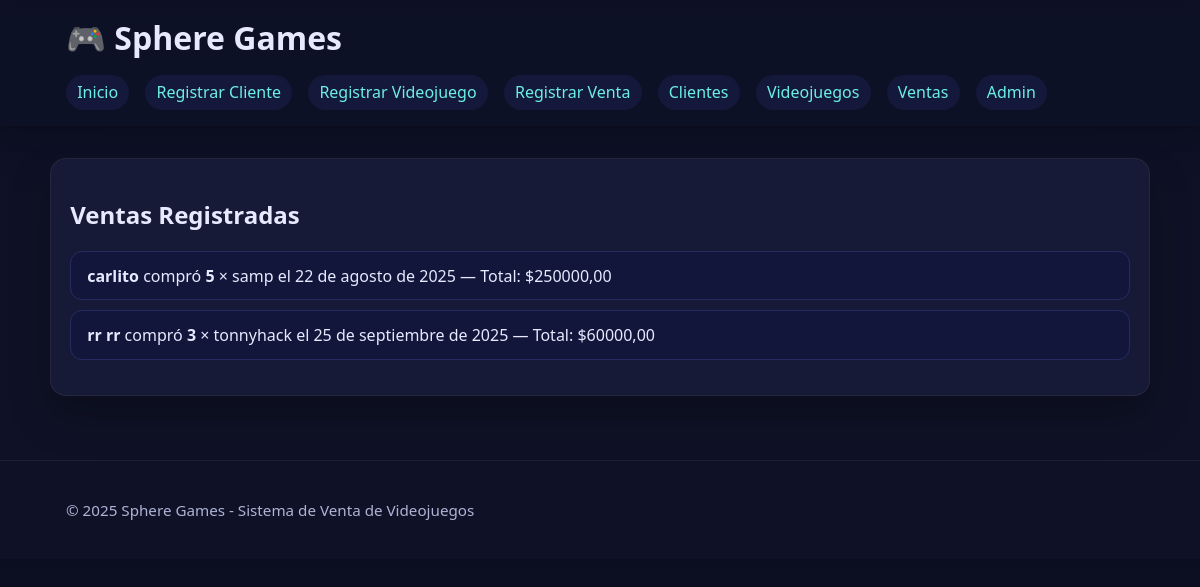
/ventas/, run on the app's committed database.
### juegos/models.py (models this page shows, shortened)
class Venta(models.Model):
    cliente = models.ForeignKey(Cliente, on_delete=models.CASCADE)
    videojuego = models.ForeignKey(Videojuego, on_delete=models.CASCADE)
    fecha = models.DateField(auto_now_add=True)
    cantidad = models.PositiveIntegerField()
    total = models.DecimalField(max_digits=10, decimal_places=2, editable=False)

class Cliente(models.Model):
    nombre = models.CharField(max_length=100)
    correo = models.EmailField(unique=True)
    telefono = models.CharField(max_length=15)

class Videojuego(models.Model):
    titulo = models.CharField(max_length=150)
    genero = models.CharField(max_length=50)
    precio = models.DecimalField(max_digits=8, decimal_places=2)
    stock = models.PositiveIntegerField()

### juegos/views.py (the view)
# urls.py: path('ventas/', views.lista_ventas, name='lista_ventas'),
def lista_ventas(request):
    ventas = Venta.objects.all()
    return render(request, 'juegos/lista_ventas.html', {'ventas': ventas})

### juegos/templates/juegos/lista_ventas.html (shortened to what this page needs)
{% extends 'juegos/base.html' %}
{% block content %}
<section class="card">
    <h2>Ventas Registradas</h2>
    <ul class="list">
        {% for v in ventas %}
            <li>
                <strong>{{ v.cliente.nombre }}</strong> compró
                <strong>{{ v.cantidad }}</strong> × {{ v.videojuego.titulo }}
                el {{ v.fecha }} — Total: ${{ v.total }}
            </li>
        {% empty %}
            <li>No hay ventas registradas aún.</li>
        {% endfor %}
    </ul>
</section>
{% endblock %}

### juegos/templates/juegos/base.html (shortened to what this page needs)
{% load static %}
<!DOCTYPE html>
<html lang="es">
<head>
    <link rel="stylesheet" href="{% static 'juegos/css/styles.css' %}">
</head>
<body>
    <header class="header">
        <div class="container">
            <h1 class="logo">🎮 Sphere Games</h1>
            <nav class="nav">
                <a href="{% url 'menu_principal' %}">Inicio</a>
                <a href="{% url 'registrar_cliente' %}">Registrar Cliente</a>
                <a href="{% url 'registrar_videojuego' %}">Registrar Videojuego</a>
                <a href="{% url 'registrar_venta' %}">Registrar Venta</a>
                <a href="{% url 'lista_clientes' %}">Clientes</a>
                <a href="{% url 'lista_videojuegos' %}">Videojuegos</a>
                <a href="{% url 'lista_ventas' %}">Ventas</a>
                <a href="{% url 'admin:index' %}">Admin</a>
            </nav>
        </div>
    </header>
    <main class="container main">
        {% block content %}{% endblock %}
    </main>
    <footer class="footer">
        <div class="container">
            <p>© {{ now|default:2025 }} Sphere Games - Sistema de Venta de Videojuegos</p>
        </div>
    </footer>
</body>
</html>

### static/juegos/css/styles.css (style rules this page uses)
:root { --bg: #0f1226; --card: #171a36; --accent: #5b7cfa; --accent-2: #6cf0e4; --text: #e7e9ff; --muted: #aeb3d6; --shadow: rgba(0,0,0,.25); }
* { box-sizing: border-box; }
body { margin: 0; font-family: system-ui, -apple-system, Segoe UI, Roboto, Ubuntu, Cantarell, 'Helvetica Neue', Arial, 'Noto Sans', 'Apple Color Emoji', 'Segoe UI Emoji', 'Segoe UI Symbol', 'Noto Color Emoji'; background: linear-gradient(180deg, #0b0e20, #0f1226 40%); color: var(--text); }
a { color: var(--accent-2); text-decoration: none; }
.container { width: min(1100px, 92vw); margin: 0 auto; padding: 0 1rem; }
.header { background: rgba(15,18,38,0.85); backdrop-filter: blur(6px); position: sticky; top: 0; z-index: 10; box-shadow: 0 4px 20px var(--shadow); }
.logo { margin: 0; padding: 1rem 0; }
.nav { display: flex; gap: 1rem; flex-wrap: wrap; padding-bottom: 1rem; }
.nav a { padding: .4rem .7rem; border-radius: 999px; background: #14183a; }
.main { padding: 2rem 0 4rem; }
.card { background: var(--card); border-radius: 16px; padding: 1.2rem 1.2rem; box-shadow: 0 20px 40px var(--shadow); border: 1px solid rgba(255,255,255,0.06); transition: transform .15s ease, box-shadow .15s ease; }
.list { list-style: none; padding-left: 0; display: grid; gap: .6rem; }
.list li { background: #12163a; padding: .8rem 1rem; border: 1px solid #262c63; border-radius: 12px; }
.footer { border-top: 1px solid rgba(255,255,255,0.06); }
.footer .container { padding: 1.5rem 1rem; color: var(--muted); font-size: .95rem; }

### data on the page
Venta: cliente.nombre "carlito", cantidad "5", videojuego.titulo "samp", fecha "22 de agosto de 2025", total "250000,00"
Venta: cliente.nombre "rr rr", cantidad "3", videojuego.titulo "tonnyhack", fecha "25 de septiembre de 2025", total "60000,00"

### other printed values
{{ now|default:2025 }} "2025"
